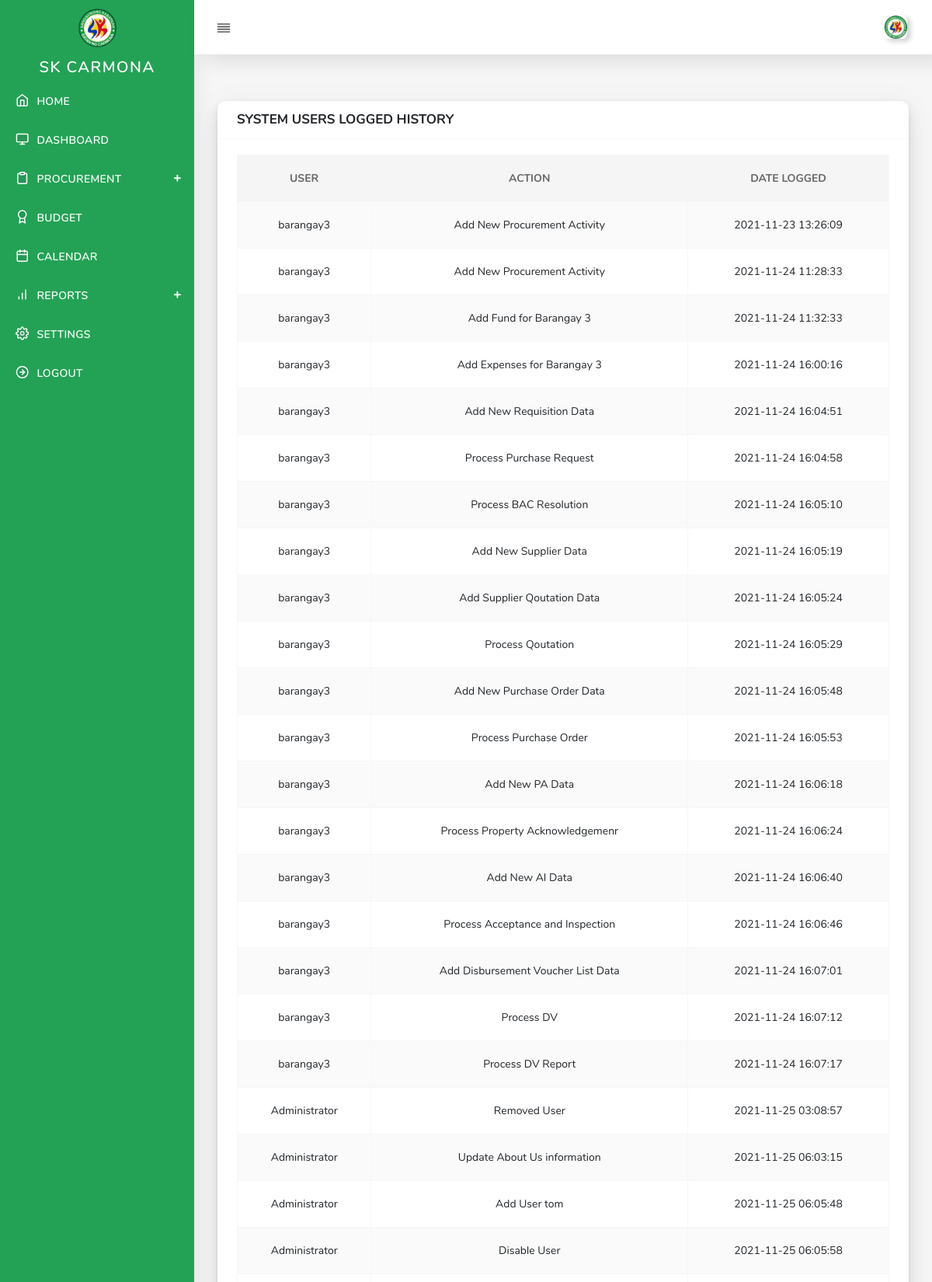
/user/history.php (signed in, upper part), run on the app's committed database.
### tables this page shows
CREATE TABLE `skaccount` (
  `brgyID` int(11) NOT NULL,
  `barangay_name` varchar(32) NOT NULL,
  `username` varchar(32) NOT NULL,
  `password` varchar(32) NOT NULL,
  `img_profile` text NOT NULL,
  `sk_chairman` varchar(100) NOT NULL,
  `vice_chairman` varchar(100) NOT NULL,
  `secretary` varchar(100) NOT NULL,
  `member1` varchar(100) NOT NULL,
  `member2` varchar(100) NOT NULL,
  `member3` varchar(100) NOT NULL,
  `procuring` varchar(100) NOT NULL,
  `brgy_captain` varchar(100) NOT NULL,
  `committee_approriations` varchar(100) NOT NULL,
  `sk_treasurer` varchar(100) NOT NULL,
  `ai_committee` varchar(100) NOT NULL,
  `budget_officer` varchar(50) NOT NULL,
  `city` varchar(100) NOT NULL,
  `province` varchar(100) NOT NULL,
  `contact` varchar(100) NOT NULL
);

CREATE TABLE `user_history` (
  `historyID` int(12) NOT NULL,
  `user` varchar(50) NOT NULL,
  `is_sk` int(1) NOT NULL,
  `brgy_id` int(12) NOT NULL,
  `actions` text NOT NULL,
  `date_recorded` timestamp NOT NULL DEFAULT current_timestamp()
);

### controller/users.php (called while the page is built, shortened)
<?php
include('../config/database.php');
$history	= $mysqli->query("SELECT * FROM user_history");

### user/history.php (the view)
<?php include('header.php'); ?>
<?php include('nav.php'); ?>
<?php include('../controller/users.php'); ?>
	<div class="main-content">
          <div class="section-body">
            <div class="row">
              <div class="col-12">
                <div class="card">
                  <div class="card-header">
                    <h4>SYSTEM USERS LOGGED HISTORY </h4>
                  </div>
                  <div class="card-body">
                    <div class="table-responsive">
                      <table class="table table-striped table-bordered" id="covid-data">
                        <thead>
                          <tr>
                            <th class="text-center"> USER </th>
                            <th class="text-center"> ACTION</th>
                            <th class="text-center"> DATE LOGGED </th>
                          </tr>
                        </thead>
						<tbody>
						<?php while($val = $history->fetch_object()){ ?>
							<tr>
								<td class="text-center"> <?php echo $val->user;?> </td>
								<td class="text-center"> <?php echo $val->actions ;?> </td>
								<td class="text-center"> <?php echo $val->date_recorded ;?> </td>
							</tr>
						<?php } ?>
						</tbody>
                      </table>
                    </div>
                  </div>
                </div>
              </div>
            </div>
         </div>
      </div>
<?php require('footer.php'); ?>

### user/nav.php (shortened to what this page needs)
<?php
include('../config/database.php');
$data     = $_SESSION['brgyID'];
$settings1 = $mysqli->query("SELECT * FROM skaccount where brgyID ='$data'");
while($val1 = $settings1->fetch_object()){
	$profile =  $val1->img_profile;
}
?>
<body>
  <div id="app">
    <div class="main-wrapper main-wrapper-1">
      <div class="navbar-bg"></div>
      <nav class="navbar navbar-expand-lg main-navbar sticky">
        <div class="form-inline mr-auto">
          <ul class="navbar-nav mr-3">
            <li><a href="#" data-toggle="sidebar" class="nav-link nav-link-lg collapse-btn"> <i data-feather="align-justify"></i></a></li>
          </ul>
        </div>
        <ul class="navbar-nav navbar-right">
          <li class="dropdown"><a href="#" data-toggle="dropdown"
              class="nav-link dropdown-toggle nav-link-lg nav-link-user"> <img alt="image" src="../assets/img/barangay/<?php echo $profile;?>"
                class="user-img-radious-style"> <span class="d-sm-none d-lg-inline-block"></span></a>
          </li>
        </ul>
      </nav>
      <div class="main-sidebar sidebar-style-2">
        <aside id="sidebar-wrapper" >
          <div class="sidebar-brand">
            <a href="#"> <img alt="image" src="../assets/img/sk-logo.png" class="header-logo" />
            </a>
          </div>
          <ul class="sidebar-menu" style="background-color:#23a255 !important;">
            <li class="menu-header"><center>SK CARMONA</center></li>
            <li class="dropdown <?php echo $index;?>">
              <a href="index.php" class="nav-link"><i data-feather="home"></i><span>HOME</span></a>
            </li>
			<li class="dropdown <?php echo $dashboard;?>">
              <a href="dashboard.php" class="nav-link"><i data-feather="monitor"></i><span>DASHBOARD</span></a>
            </li>
			<li class="dropdown <?php echo $procurement;?>">
              <a href="procurement.php" class="menu-toggle nav-link has-dropdown"><i data-feather="clipboard"></i><span>PROCUREMENT</span></a>
            </li>
			<li class="dropdown <?php echo $budget;?>">
              <a href="budget.php" class="nav-link"><i data-feather="award"></i><span>BUDGET </span></a>
            </li>
			<li class="dropdown <?php echo $calendar;?>">
              <a href="calendar.php" class="nav-link"><i data-feather="calendar"></i><span>CALENDAR </span></a>
            </li>
			<li class="dropdown <?php echo $reports;?>">
              <a href="announcement.php" class="menu-toggle nav-link has-dropdown"><i data-feather="bar-chart"></i><span>REPORTS </span></a>
            </li>
			<li class="dropdown <?php echo $settings;?>">
              <a href="settings.php" class="nav-link"><i data-feather="settings"></i><span> SETTINGS </span></a>
            </li>
			<li class="dropdown ">
              <a href="logout.php" class="nav-link"><i data-feather="arrow-right-circle"></i><span>LOGOUT</span></a>
            </li>
          </ul>
        </aside>
      </div>

### data on the page
skaccount: img_profile (picture)
user_history: user "barangay3", actions "Add New Procurement Activity", date_recorded "2021-11-23 13:26:09"
user_history: user "barangay3", actions "Add New Procurement Activity", date_recorded "2021-11-24 11:28:33"
user_history: user "barangay3", actions "Add Fund for Barangay 3", date_recorded "2021-11-24 11:32:33"
user_history: user "barangay3", actions "Add Expenses for Barangay 3", date_recorded "2021-11-24 16:00:16"
user_history: user "barangay3", actions "Add New Requisition Data", date_recorded "2021-11-24 16:04:51"
user_history: user "barangay3", actions "Process Purchase Request", date_recorded "2021-11-24 16:04:58"
user_history: user "barangay3", actions "Process BAC Resolution", date_recorded "2021-11-24 16:05:10"
user_history: user "barangay3", actions "Add New Supplier Data", date_recorded "2021-11-24 16:05:19"
user_history: user "barangay3", actions "Add Supplier Qoutation Data", date_recorded "2021-11-24 16:05:24"
user_history: user "barangay3", actions "Process Qoutation", date_recorded "2021-11-24 16:05:29"
user_history: user "barangay3", actions "Add New Purchase Order Data", date_recorded "2021-11-24 16:05:48"
user_history: user "barangay3", actions "Process Purchase Order", date_recorded "2021-11-24 16:05:53"
user_history: user "barangay3", actions "Add New PA Data", date_recorded "2021-11-24 16:06:18"
user_history: user "barangay3", actions "Process Property Acknowledgemenr", date_recorded "2021-11-24 16:06:24"
user_history: user "barangay3", actions "Add New AI Data", date_recorded "2021-11-24 16:06:40"
user_history: user "barangay3", actions "Process Acceptance and Inspection", date_recorded "2021-11-24 16:06:46"
user_history: user "barangay3", actions "Add Disbursement Voucher List Data", date_recorded "2021-11-24 16:07:01"
user_history: user "barangay3", actions "Process DV", date_recorded "2021-11-24 16:07:12"
user_history: user "barangay3", actions "Process DV Report", date_recorded "2021-11-24 16:07:17"
user_history: user "Administrator", actions "Removed User", date_recorded "2021-11-25 03:08:57"
user_history: user "Administrator", actions "Update About Us information", date_recorded "2021-11-25 06:03:15"
user_history: user "Administrator", actions "Add User tom", date_recorded "2021-11-25 06:05:48"
user_history: user "Administrator", actions "Disable User", date_recorded "2021-11-25 06:05:58"
